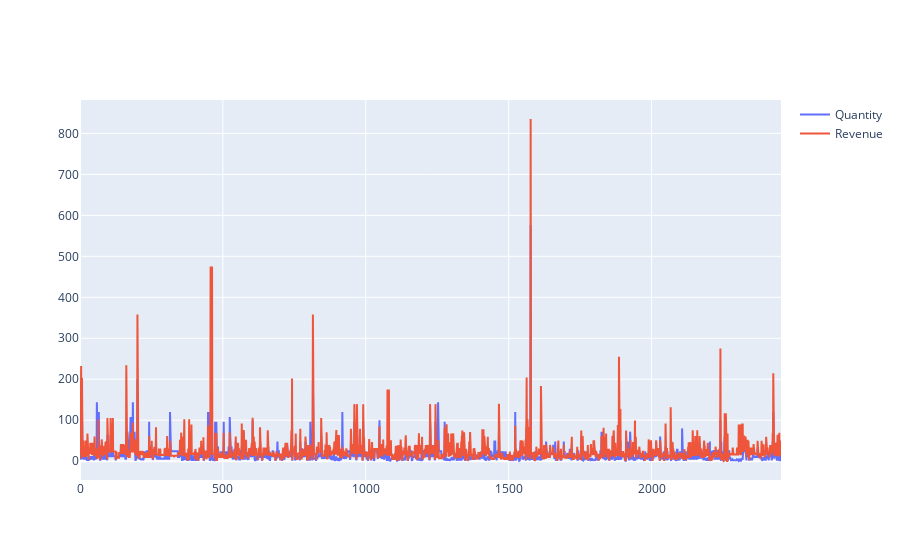

The notebook cell saved with this chart:
### Code cell
import plotly.graph_objects as go
import numpy as np

x = np.arange(0, len(data2["Revenue"].values))
fig = go.Figure()
fig.add_trace(go.Scatter(x=x, y=data2["Quantity"],
                    mode='lines',
                    name='Quantity'))
fig.add_trace(go.Scatter(x=x, y=data2["Revenue"],
                    mode='lines',
                    name='Revenue'))
fig.show()

### Figure 1 — Plotly figure (JSON) as saved in the notebook; plotly's stock layout.template omitted (floating-point values rounded to 4 significant figures; data arrays with more than 128 entries replaced by an {"elided": "..."} marker saying what was removed)
{"data": [{"mode": "lines", "name": "Quantity", "type": "scatter", "x": {"elided": "2454 int values"}, "y": {"elided": "2454 int values"}}, {"mode": "lines", "name": "Revenue", "type": "scatter", "x": {"elided": "2454 int values"}, "y": {"elided": "2454 float values"}}], "layout": {}}
